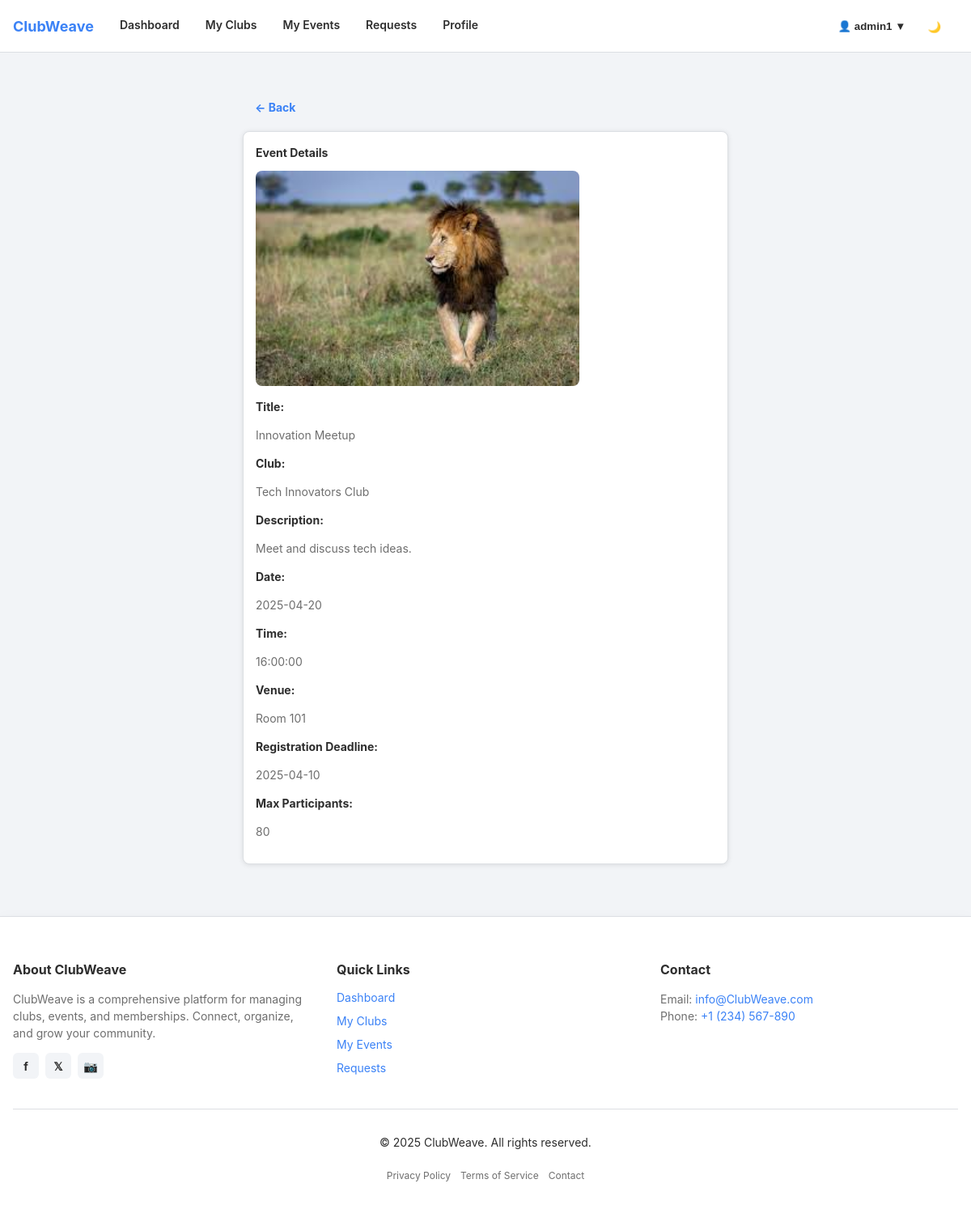
Screenshot of /clubadmin/view_event.php?id=67 (signed in) with the database file from the repository.
### tables this page shows
CREATE TABLE `events` (
  `id` int(11) NOT NULL,
  `club_id` int(11) NOT NULL,
  `created_by` int(11) DEFAULT NULL,
  `title` varchar(100) NOT NULL,
  `description` text DEFAULT NULL,
  `date` date NOT NULL,
  `created_at` timestamp NOT NULL DEFAULT current_timestamp(),
  `event_image` varchar(255) DEFAULT NULL,
  `event_time` time DEFAULT NULL,
  `venue` varchar(100) DEFAULT NULL,
  `registration_deadline` date DEFAULT NULL,
  `max_participants` int(11) DEFAULT NULL
);

CREATE TABLE `clubs` (
  `id` int(11) NOT NULL,
  `name` varchar(100) NOT NULL,
  `description` text DEFAULT NULL,
  `category` varchar(50) DEFAULT NULL,
  `location` varchar(100) DEFAULT NULL,
  `contact_email` varchar(100) DEFAULT NULL,
  `contact_phone` varchar(20) DEFAULT NULL,
  `logo` varchar(255) DEFAULT NULL,
  `founded_year` year(4) DEFAULT NULL,
  `created_by` int(11) NOT NULL,
  `created_at` timestamp NOT NULL DEFAULT current_timestamp(),
  `updated_at` datetime DEFAULT current_timestamp() ON UPDATE current_timestamp()
);

### clubadmin/view_event.php (the view, shortened to what this page needs)
<?php
include '../includes/database.php';
include '../includes/header.php';
$user_id = $_SESSION['user_id'];
$event_id = intval($_GET['id']);
$stmt = $connection->prepare("
    SELECT e.*, c.name AS club_name
    FROM events e
    JOIN clubs c ON e.club_id = c.id
    WHERE e.id = ? AND e.created_by = ?
");
$stmt->bind_param("ii", $event_id, $user_id);
$stmt->execute();
$result = $stmt->get_result();
$event = $result->fetch_assoc();
?>
<main>
<div class="container mt-4">
    <div style="max-width: 600px; margin: 0 auto;">
        <a href="manage_events.php" class="btn btn-ghost mb-3">← Back</a>
        <div class="card">
            <div class="card-header">Event Details</div>
            <div class="card-body">
                <?php if (!empty($event['event_image'])): ?>
                    <img src="<?= htmlspecialchars($event['event_image']) ?>" alt="Event image" style="width: 100%; max-width: 400px; border-radius: 8px; margin-bottom: 15px;">
                <?php endif; ?>
                <div class="mb-3">
                    <strong>Title:</strong>
                    <p class="text-muted"><?= htmlspecialchars($event['title']) ?></p>
                </div>
                <div class="mb-3">
                    <strong>Club:</strong>
                    <p class="text-muted"><?= htmlspecialchars($event['club_name']) ?></p>
                </div>
                <div class="mb-3">
                    <strong>Description:</strong>
                    <p class="text-muted"><?= htmlspecialchars($event['description']) ?></p>
                </div>
                <div class="mb-3">
                    <strong>Date:</strong>
                    <p class="text-muted"><?= htmlspecialchars($event['date']) ?></p>
                </div>
                <div class="mb-3">
                    <strong>Time:</strong>
                    <p class="text-muted"><?= htmlspecialchars($event['event_time']) ?></p>
                </div>
                <div class="mb-3">
                    <strong>Venue:</strong>
                    <p class="text-muted"><?= htmlspecialchars($event['venue']) ?></p>
                </div>
                <div class="mb-3">
                    <strong>Registration Deadline:</strong>
                    <p class="text-muted"><?= htmlspecialchars($event['registration_deadline']) ?></p>
                </div>
                <div class="mb-3">
                    <strong>Max Participants:</strong>
                    <p class="text-muted"><?= htmlspecialchars($event['max_participants']) ?></p>
                </div>
            </div>
        </div>
    </div>
</div>
</main>
<?php include '../includes/footer.php'; ?>

### assets/css/styles.css (style rules this page uses)
:root { --color-primary: #3b82f6; --color-primary-600: #2563eb; --color-primary-700: #1d4ed8; --color-primary-rgb: 59, 130, 246; --color-secondary: #5caab7; --color-accent: #f6c453; --text: #2d2d2d; --text-muted: #6e6e6e; --surface-1: #ffffff; --surface-2: #f2f4f7; --border-color: #dcdfe3; --success: #22c55e; --danger-hover: #ef4444; --danger: #f87171; --warning: #f4c430; --space-1: 4px; --space-2: 8px; --space-3: 12px; --space-4: 16px; --space-5: 24px; --space-6: 32px; --radius-sm: 6px; --radius-md: 8px; --radius-lg: 12px; --radius-pill: 999px; --shadow-sm: 0 6px 18px rgba(0, 0, 0, 0.05); --shadow-lg: 0 20px 40px rgba(0, 0, 0, 0.1); --font-sans: -apple-system, BlinkMacSystemFont, "Segoe UI", Roboto, "Helvetica Neue", Arial, sans-serif; --fs-xs: 12px; --fs-sm: 14px; --fs-md: 16px; --fs-lg: 20px; --fs-xl: 24px; --lh-normal: 1.5; }
* { box-sizing: border-box; }
html, body { height: 100%; margin: 0; padding: 0; }
body { font-family: var(--font-sans); color: var(--text); background: var(--surface-2); font-size: var(--fs-sm); line-height: var(--lh-normal); }
a { color: var(--color-primary); text-decoration: none; }
img { max-width: 100%; height: auto; display: block; }
.container { max-width: 1200px; margin: var(--space-6) auto; padding: 0 var(--space-4); }
.text-muted { color: var(--text-muted); }
html, body { height: 100%; margin: 0; }
body { display: flex; flex-direction: column; min-height: 100vh; }
main { flex: 1; padding: var(--space-6) var(--space-4); }
.card { background: var(--surface-1); border-radius: var(--radius-md); box-shadow: var(--shadow-sm); padding: var(--space-4); border: 1px solid var(--border-color); margin-bottom: var(--space-4); }
.card-header { font-weight: 700; margin-bottom: var(--space-3); }
.card { padding: 15px; border-radius: 8px; box-shadow: 0 1px 6px rgba(0,0,0,0.1); }
.btn { display: inline-block; padding: 6px 14px; border-radius: var(--radius-sm); font-weight: 700; cursor: pointer; transition: all 0.15s ease; border: 1px solid transparent; margin-top: 2px; margin-right: 6px; }
.btn-ghost { background: transparent; color: var(--color-primary); border: 1px solid transparent; }
.mt-4 { margin-top: var(--space-4); }
.mb-3 { margin-bottom: var(--space-3); }

### rows the page displays
events: event_image (picture), title "Innovation Meetup", club.name "Tech Innovators Club", description "Meet and discuss tech ideas.", date "2025-04-20", event_time "16:00:00", venue "Room 101", registration_deadline "2025-04-10", max_participants "80"

### other values shown
$user_name "admin1"
